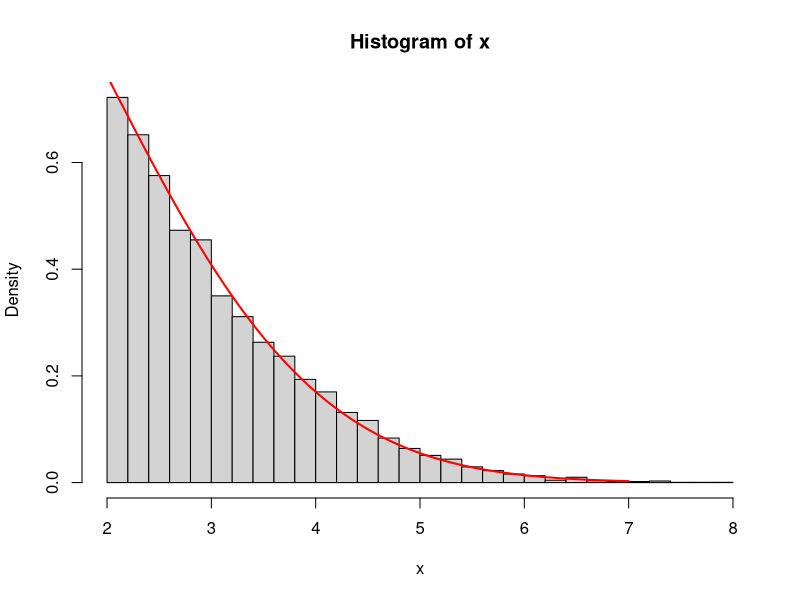
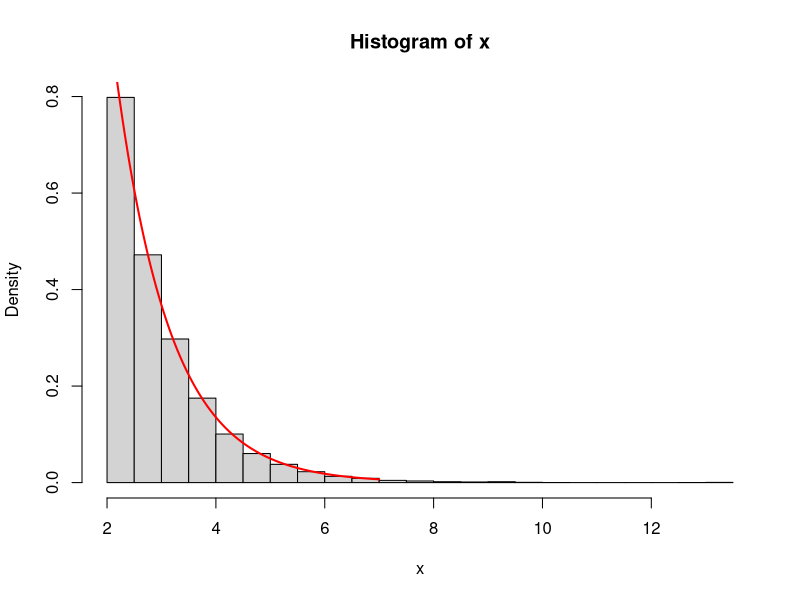

Write R code to recreate these figures, in order.
## ---- chunk 1
f <- function(x, b, mean, sd) {
  1 / (sqrt(2 * pi * sd^2) * pnorm((mean - b) / sd)) *
    exp(-(x - mean)^2 / (2 * sd^2)) *
    (x >= b)
}

M <- function(b, mean, sd) {
  1 / pnorm((mean - b) / sd)
}

g <- function(x, b, mean, sd) {
  1 / sqrt(2 * pi * sd^2) *
    exp(-(x - mean)^2 / (2 * sd^2))
}

n <- 10000
mean <- 0
sd <- 2
b <- 2

x <- numeric(0)
while (length(x) < n) {
  U <- runif(1)
  X <- rnorm(1, mean, sd)
  x <- append(x, X[U <= (f(X, b, mean, sd) / (M(b, mean, sd) * g(X, b, mean, sd)))])
}

t <- seq(b, 7, 0.01)
hist(x, freq = FALSE, breaks = 35)
lines(t, f(t, b, mean, sd), col = "red", lwd = 2)
## ---- chunk 2
f <- function(x, b, lambda) {
  lambda * exp(-lambda * (x - b)) * (x >= b)
}

M <- function(b, lambda) {
  exp(lambda * b)
}

g <- function(x, lambda) {
  lambda * exp(-lambda * x)
}

n <- 10000
b <- 2
lambda <- 1

x <- numeric(0)
while (length(x) < n) {
  U <- runif(1)
  X <- rexp(1, lambda)
  x <- append(x, X[U <= (f(X, b, lambda) / (M(b, lambda) * g(X, lambda)))])
}

t <- seq(b, 7, 0.01)
hist(x, freq = FALSE, breaks = 35)
lines(t, f(t, b, lambda), col = "red", lwd = 2)
